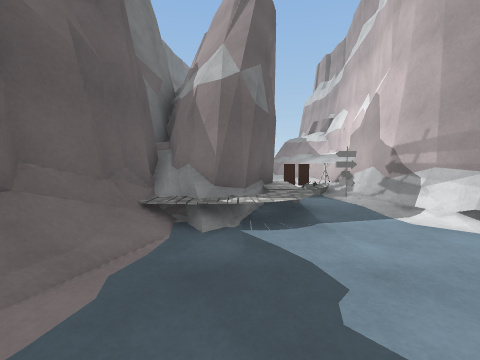
View 1 (above)

12 first-person views from a walk through a scene from a Unity 3-D project. The camera is 1.2 m above the floor, tilts 4° down and sees 90° across. The floor is counted in squares, 1 m on a side. Each view is taken from the middle of a square. On the plan, view 1 faces up. The plan holds only what a view shows up to about 12 squares ahead; the rest is blank. The place goes on beyond the plan. The player is left out. Some surface patterns are stand-ins.

View 2
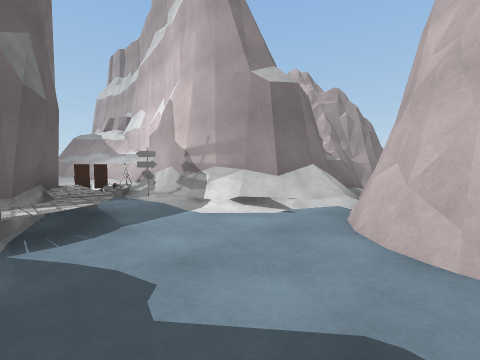

View 3
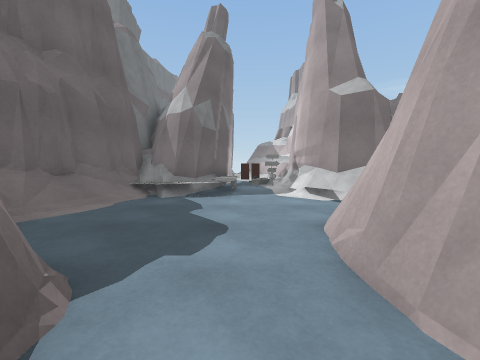

View 4
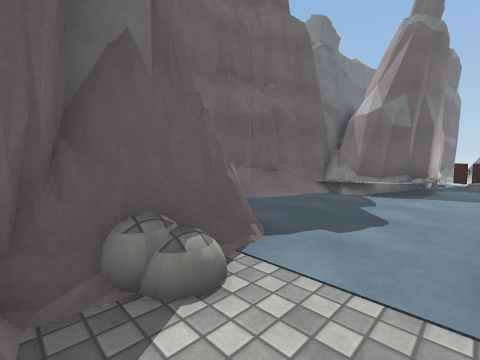

View 5
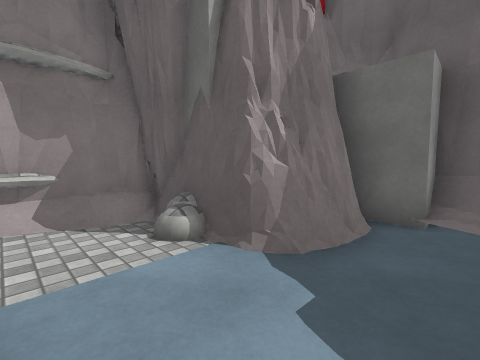

View 6
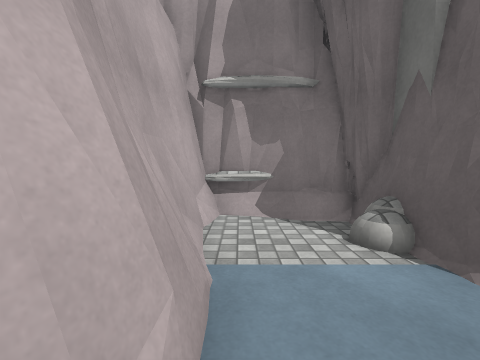

View 7
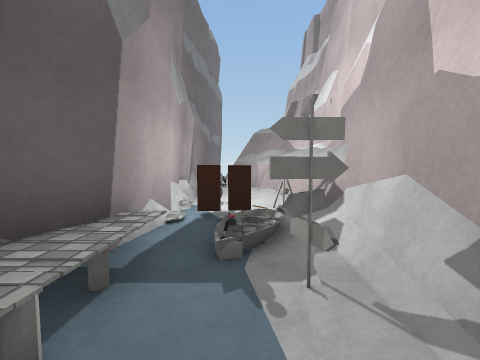

View 8
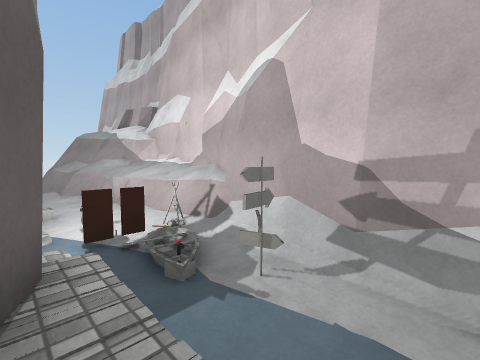

View 9
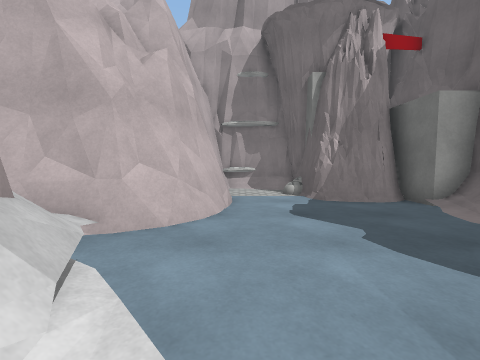

View 10
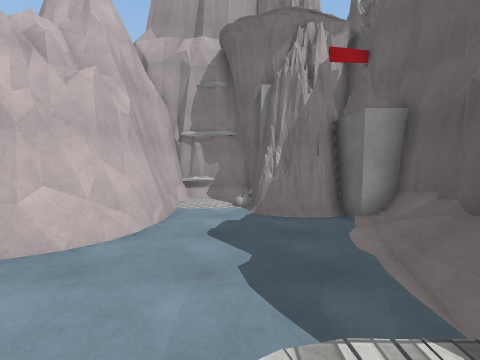

View 11
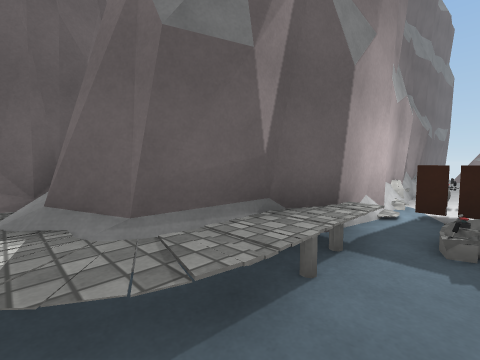

View 12
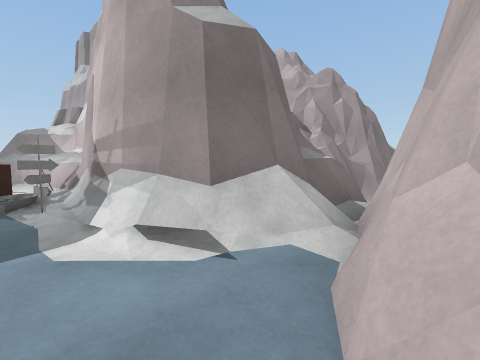

### Floor plan
Key: @ floor where view 1 was taken; # wall or solid block; . floor; / step, stairs or slope; = window, fence, low wall or low ledge; ^ raised ledge; S signpost; B ball; R rock; O other object.
Columns run from 3 left of view 1 to 7 right of it. Each row starts with its distance up from view 1.
 13        =^#
 12      OO=^#
 11     R##O##
 10     #.//#
  9     O///#
  8     O/SS#
  7   ###/.##
  6  ###//.=#
  5 ##=//...#
  4 ##......###
  3 #//......O#
  2 #//.....=##
  1 #/.....####
  0 #/.@...##
 -1 #......#
 -2 ####..=#
 -3  ####..#
 -4    #B..#
 -5    ###.#
 -6    #####

Where each view was taken, in squares from view 1:
view 1: 0 up, 0 right, facing up
view 2: 0 up, 0 right, facing up-right
view 3: 4 down, 2 right, facing up
view 4: 5 down, 3 right, facing up-left
view 5: 0 up, 3 right, facing down-left
view 6: 0 up, 3 right, facing down
view 7: 6 up, 3 right, facing up
view 8: 6 up, 1 right, facing up-right
view 9: 6 up, 3 right, facing down
view 10: 6 up, 1 right, facing down
view 11: 5 up, 3 right, facing up-left
view 12: 1 up, 3 right, facing up-right
